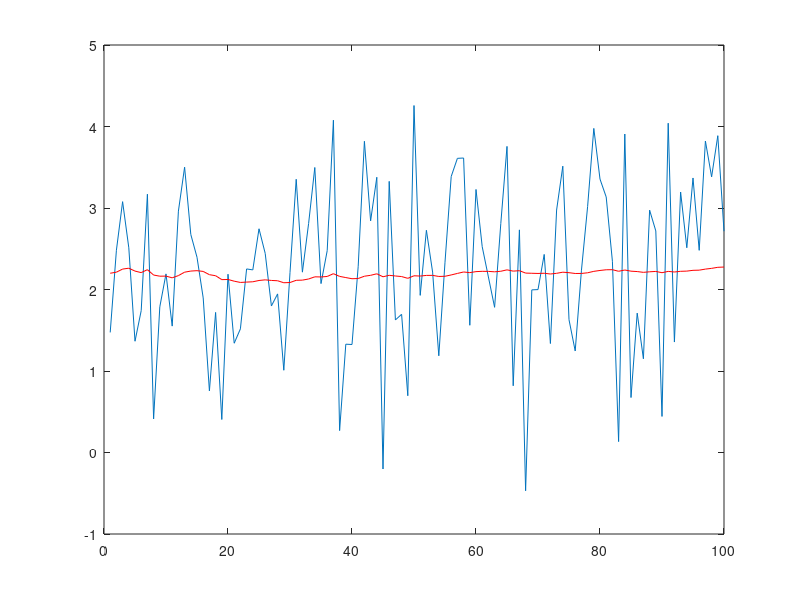

Source code (MATLAB):
N = 100;

theta = 5;
sig_0 = 1;

f = @(x)(x);
h = @(x)(sqrt(x));

y = sqrt(theta) + sig_0*randn(1,N);
x = zeros(size(y));

Fk = 1;
Hk = @(x) 0.5 / sqrt(x);
R = sig_0^2;
Q = 0;

P_upd = 1;
x_upd = theta;
for n = 1:N
    
    % Predict
    x_pred = f(x_upd);
    P_pred = Fk*P_upd*Fk' + Q;

    % Update
    y_est = y(n) - h(x_pred);
    H = Hk(x_pred);
    S = H*P_pred*H' + R;
    K = P_pred*H'/S;
    
    x_upd = x_pred + K*y_est;
    P_upd = (1 - K*H)*P_pred;
    
    x(n) = x_upd;
end

plot(y); hold on
plot(h(x), 'r'); hold off